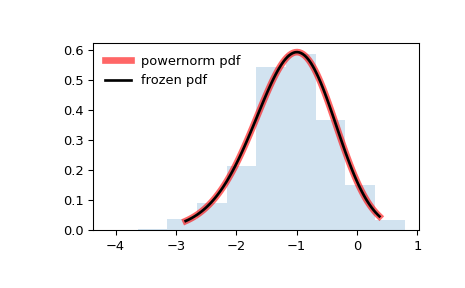

Write the Python code that produced this figure.
from scipy.stats import powernorm
import matplotlib.pyplot as plt
fig, ax = plt.subplots(1, 1)

# Calculate the first four moments:

c = 4.45
mean, var, skew, kurt = powernorm.stats(c, moments='mvsk')

# Display the probability density function (``pdf``):

x = np.linspace(powernorm.ppf(0.01, c),
                powernorm.ppf(0.99, c), 100)
ax.plot(x, powernorm.pdf(x, c),
       'r-', lw=5, alpha=0.6, label='powernorm pdf')

# Alternatively, the distribution object can be called (as a function)
# to fix the shape, location and scale parameters. This returns a "frozen"
# RV object holding the given parameters fixed.

# Freeze the distribution and display the frozen ``pdf``:

rv = powernorm(c)
ax.plot(x, rv.pdf(x), 'k-', lw=2, label='frozen pdf')

# Check accuracy of ``cdf`` and ``ppf``:

vals = powernorm.ppf([0.001, 0.5, 0.999], c)
np.allclose([0.001, 0.5, 0.999], powernorm.cdf(vals, c))
# True

# Generate random numbers:

r = powernorm.rvs(c, size=1000)

# And compare the histogram:

ax.hist(r, density=True, histtype='stepfilled', alpha=0.2)
ax.legend(loc='best', frameon=False)
plt.show()
